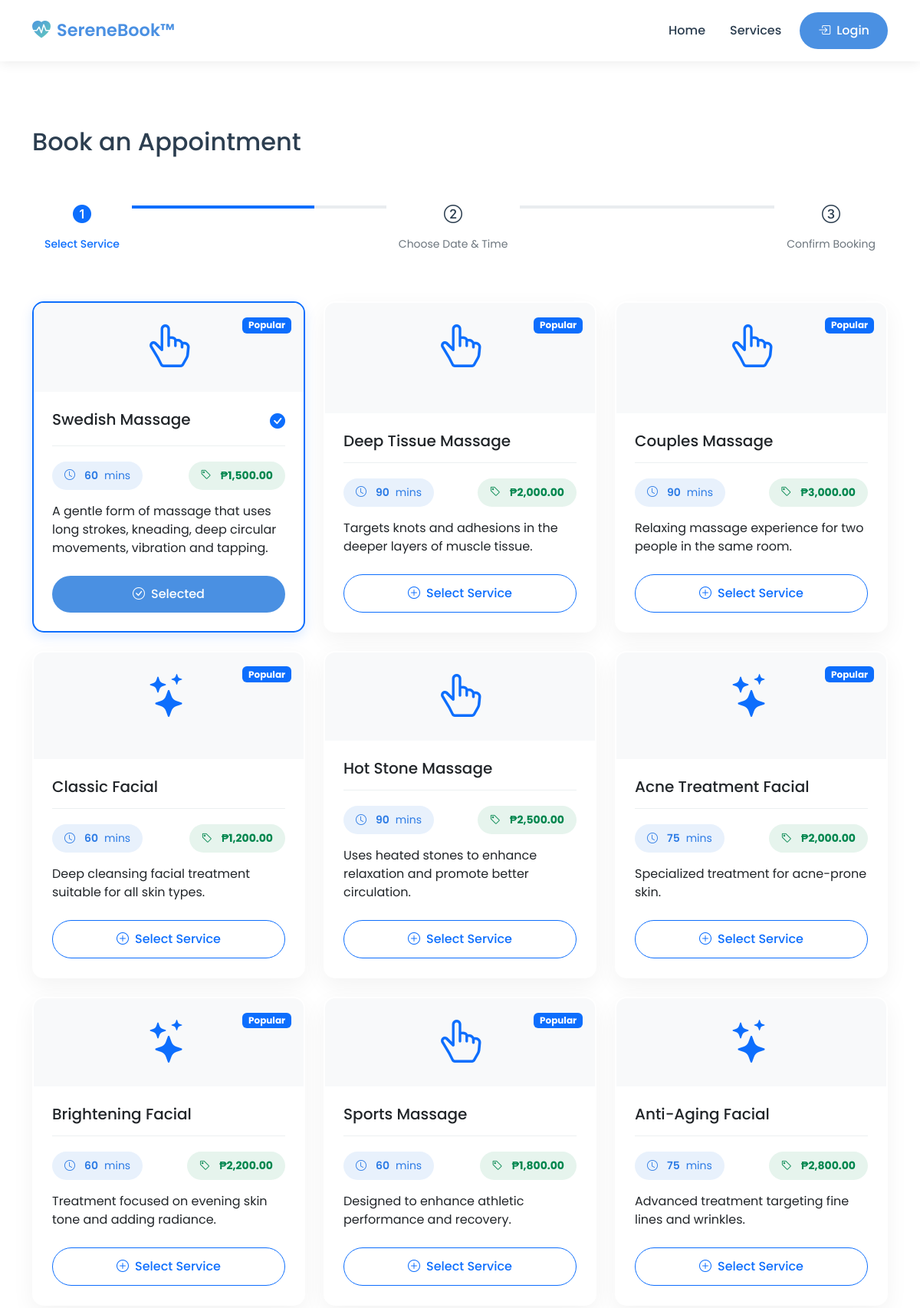
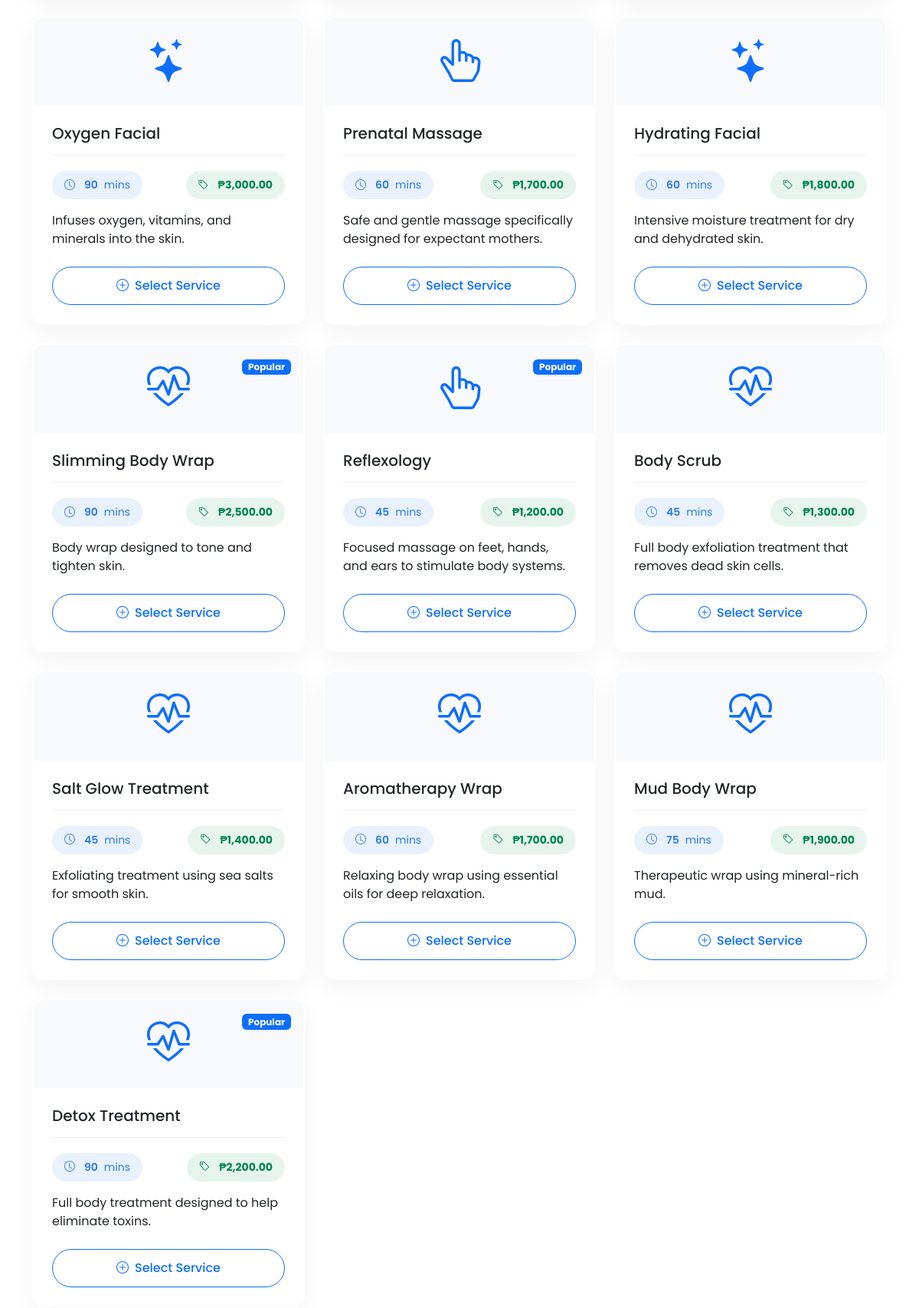
Screenshot of /public/booking?service=1 (upper part) with the database file from the repository (2 pictures, top to bottom).
### tables this page shows
CREATE TABLE IF NOT EXISTS Services (
    service_id INT AUTO_INCREMENT PRIMARY KEY,
    service_name VARCHAR(100) NOT NULL,
    description TEXT,
    duration INT NOT NULL,
    price DECIMAL(10,2) NOT NULL,
    service_type ENUM('massage', 'facial', 'body') NOT NULL,
    image VARCHAR(255) DEFAULT 'placeholder.jpg',
    popularity INT DEFAULT 0,
    is_popular BOOLEAN DEFAULT FALSE,
    is_deleted BOOLEAN DEFAULT FALSE,
    created_at TIMESTAMP DEFAULT CURRENT_TIMESTAMP,
    updated_at TIMESTAMP DEFAULT CURRENT_TIMESTAMP ON UPDATE CURRENT_TIMESTAMP
);

### app/controllers/BookingController.php (called while the page is built, shortened)
<?php
class BookingController {
    private $serviceModel;
    public function __construct($pdo) {
        require_once '../app/models/Service.php';
        $this->serviceModel = new Service($pdo);
    }
    public function index() {
        $serviceId = isset($_GET['service']) ? $_GET['service'] : null;
        $services = $this->serviceModel->getAllServices();
        $selectedService = $serviceId ? $this->serviceModel->getServiceById($serviceId) : null;
        require_once '../app/views/booking/index.php';
    }
}

### app/models/Service.php (called while the page is built, shortened)
<?php
class Service {
    private $db;
    public function __construct($pdo) {
        $this->db = $pdo;
    }
    public function getAllServices() {
        $sql = "SELECT * FROM Services WHERE is_deleted = FALSE ORDER BY popularity DESC";
        $stmt = $this->db->prepare($sql);
        $stmt->execute();
        return $stmt->fetchAll(PDO::FETCH_ASSOC);
    }
    public function getServiceById($serviceId) {
        $sql = "SELECT * FROM Services WHERE service_id = ? AND is_deleted = FALSE";
        $stmt = $this->db->prepare($sql);
        $stmt->execute([$serviceId]);
        return $stmt->fetch(PDO::FETCH_ASSOC);
    }
}

### app/views/booking/index.php (the view, shortened to what this page needs)
<?php include '../app/views/templates/header.php'; ?>
<div class="container py-5 mt-5">
    <div class="row">
        <div class="col-12">
            <h2 class="mb-4">Book an Appointment</h2>
            <div class="booking-progress mb-5">
                <div class="progress" style="height: 4px;">
                    <div class="progress-bar" role="progressbar" style="width: 33%;" aria-valuenow="33" aria-valuemin="0" aria-valuemax="100"></div>
                </div>
                <div class="d-flex justify-content-between mt-3">
                    <div class="step active">
                        <div class="step-icon">
                            <i class="bi bi-1-circle-fill"></i>
                        </div>
                        <span class="step-label">Select Service</span>
                    </div>
                    <div class="step">
                        <div class="step-icon">
                            <i class="bi bi-2-circle"></i>
                        </div>
                        <span class="step-label">Choose Date & Time</span>
                    </div>
                    <div class="step">
                        <div class="step-icon">
                            <i class="bi bi-3-circle"></i>
                        </div>
                        <span class="step-label">Confirm Booking</span>
                    </div>
                </div>
            </div>
            <div class="row g-4">
                <?php foreach ($services as $service): ?>
                <div class="col-md-6 col-lg-4">
                    <div class="card service-card h-100 <?php echo ($selectedService && $selectedService['service_id'] == $service['service_id']) ? 'selected' : ''; ?>"
                         data-service-id="<?php echo $service['service_id']; ?>">
                        <div class="service-image p-4 text-center bg-light rounded-top">
                            <?php
                            $icon = match($service['service_type']) {
                                'massage' => 'bi-hand-index-thumb',
                                'facial' => 'bi-stars',
                                'body' => 'bi-heart-pulse',
                                default => 'bi-spa'
                            };
                            ?>
                            <i class="bi <?php echo $icon; ?> display-4 text-primary"></i>
                            <?php if ($service['is_popular']): ?>
                            <span class="position-absolute top-0 end-0 m-3">
                                <span class="badge bg-primary">Popular</span>
                            </span>
                            <?php endif; ?>
                        </div>
                        <div class="card-body p-4">
                            <div class="d-flex justify-content-between align-items-start mb-3">
                                <h5 class="card-title mb-0">
                                    <?php echo htmlspecialchars($service['service_name']); ?>
                                </h5>
                                <?php if ($selectedService && $selectedService['service_id'] == $service['service_id']): ?>
                                <span class="selected-check">
                                    <i class="bi bi-check-circle-fill text-primary"></i>
                                </span>
                                <?php endif; ?>
                            </div>
                            <div class="service-meta d-flex justify-content-between align-items-center mb-3">
                                <span class="duration-badge">
                                    <i class="bi bi-clock me-1"></i>
                                    <span class="fw-semibold"><?php echo $service['duration']; ?></span> mins
                                </span>
                                <span class="price-badge">
                                    <i class="bi bi-tag me-1"></i>
                                    <span class="fw-bold">₱<?php echo number_format($service['price'], 2); ?></span>
                                </span>
                            </div>
                            <p class="card-text">
                                <?php echo htmlspecialchars($service['description']); ?>
                            </p>
                        </div>
                        <div class="card-footer bg-transparent border-0 p-4 pt-0">
                            <button class="btn <?php echo ($selectedService && $selectedService['service_id'] == $service['service_id']) ? 'btn-primary' : 'btn-outline-primary'; ?> w-100 rounded-pill select-service"
                                    data-service-id="<?php echo $service['service_id']; ?>">
                                <?php if ($selectedService && $selectedService['service_id'] == $service['service_id']): ?>
                                <i class="bi bi-check-circle me-2"></i>Selected
                                <?php else: ?>
                                <i class="bi bi-plus-circle me-2"></i>Select Service
                                <?php endif; ?>
                            </button>
                        </div>
                    </div>
                </div>
                <?php endforeach; ?>
            </div>
        </div>
    </div>
</div>
<?php include '../app/views/templates/footer.php'; ?>

### public/assets/css/styles.css (style rules this page uses)
:root { --primary-color: #4A90E2; --secondary-color: #67D5B5; --accent-color: #84B1ED; --neutral-dark: #2C3E50; --neutral-medium: #7F8C8D; --neutral-light: #ECF0F1; --success-color: #27AE60; --warning-color: #F1C40F; --error-color: #E74C3C; --white: #FFFFFF; }
body { padding-top: 70px; font-family: 'Poppins', sans-serif; color: var(--neutral-dark); background-color: var(--white); }
.btn-primary { background-color: var(--primary-color); border-color: var(--primary-color); transition: all 0.3s ease; }
.service-card { border-radius: 20px; overflow: hidden; }
.service-card { background: var(--white); border-radius: 20px; overflow: hidden; box-shadow: 0 10px 30px rgba(0, 0, 0, 0.05); transition: all 0.3s ease; }
.service-image { width: 100%; height: 100%; background-size: cover; background-position: center; transition: transform 0.3s ease; }
.service-meta { display: flex; justify-content: space-between; align-items: center; padding-top: 20px; border-top: 1px solid var(--neutral-light); }
.card { border-radius: 15px; }
.card-body { border-radius: 15px; }
.btn-primary { padding: 12px; font-weight: 500; transition: all 0.3s ease; }
.service-card { transition: transform 0.2s ease; overflow: hidden; }

### app/views/templates/header.php (style rules this page uses)
.btn-primary { padding: 0.6rem 1.5rem; font-weight: 500; transition: all 0.3s ease; border: none; }

### app/views/booking/index.php (style rules this page uses)
.booking-progress { position: relative; padding: 1rem 0; }
.booking-progress .progress { position: absolute; top: 2.5rem; width: 100%; z-index: 1; }
.step { text-align: center; position: relative; z-index: 2; background: white; padding: 0 1rem; }
.step-icon { width: 2.5rem; height: 2.5rem; margin: 0 auto 0.5rem; display: flex; align-items: center; justify-content: center; background: white; border-radius: 50%; }
.step-icon i { font-size: 1.5rem; }
.step.active .step-icon i { color: var(--bs-primary); }
.step-label { font-size: 0.875rem; color: #6c757d; display: block; margin-top: 0.5rem; }
.step.active .step-label { color: var(--bs-primary); font-weight: 500; }
.service-card { transition: all 0.3s ease; cursor: pointer; border: 2px solid transparent; }
.service-card.selected { border-color: var(--bs-primary); box-shadow: 0 5px 15px rgba(13, 110, 253, 0.15); }
.service-image { position: relative; overflow: hidden; }
.selected-check { font-size: 1.25rem; animation: checkmark 0.3s ease-in-out; }
.duration-badge, .price-badge { font-size: 0.875rem; padding: 0.5rem 1rem; border-radius: 2rem; display: inline-flex; align-items: center; gap: 0.5rem; }
.duration-badge { color: #2c7be5; background-color: #e8f1fc; }
.price-badge { color: #00864e; background-color: #e6f4ed; }
.btn { padding: 0.75rem 1.5rem; font-weight: 500; }

### rows the page displays
services: is_popular "Popular", service_name "Swedish Massage", duration "60", price "1,500.00", description "A gentle form of massage that uses long strokes, kneading, deep circular movements, vibration and tapping.", shows "Selected"
services: is_popular "Popular", service_name "Deep Tissue Massage", duration "90", price "2,000.00", description "Targets knots and adhesions in the deeper layers of muscle tissue.", shows "Select Service"
services: is_popular "Popular", service_name "Couples Massage", duration "90", price "3,000.00", description "Relaxing massage experience for two people in the same room.", shows "Select Service"
services: is_popular "Popular", service_name "Classic Facial", duration "60", price "1,200.00", description "Deep cleansing facial treatment suitable for all skin types.", shows "Select Service"
services: service_name "Hot Stone Massage", duration "90", price "2,500.00", description "Uses heated stones to enhance relaxation and promote better circulation.", shows "Select Service"
services: is_popular "Popular", service_name "Acne Treatment Facial", duration "75", price "2,000.00", description "Specialized treatment for acne-prone skin.", shows "Select Service"
services: is_popular "Popular", service_name "Brightening Facial", duration "60", price "2,200.00", description "Treatment focused on evening skin tone and adding radiance.", shows "Select Service"
services: is_popular "Popular", service_name "Sports Massage", duration "60", price "1,800.00", description "Designed to enhance athletic performance and recovery.", shows "Select Service"
services: service_name "Anti-Aging Facial", duration "75", price "2,800.00", description "Advanced treatment targeting fine lines and wrinkles.", shows "Select Service"
services: service_name "Oxygen Facial", duration "90", price "3,000.00", description "Infuses oxygen, vitamins, and minerals into the skin.", shows "Select Service"
services: service_name "Prenatal Massage", duration "60", price "1,700.00", description "Safe and gentle massage specifically designed for expectant mothers.", shows "Select Service"
services: service_name "Hydrating Facial", duration "60", price "1,800.00", description "Intensive moisture treatment for dry and dehydrated skin.", shows "Select Service"
services: is_popular "Popular", service_name "Slimming Body Wrap", duration "90", price "2,500.00", description "Body wrap designed to tone and tighten skin.", shows "Select Service"
services: is_popular "Popular", service_name "Reflexology", duration "45", price "1,200.00", description "Focused massage on feet, hands, and ears to stimulate body systems.", shows "Select Service"
services: service_name "Body Scrub", duration "45", price "1,300.00", description "Full body exfoliation treatment that removes dead skin cells.", shows "Select Service"
services: service_name "Salt Glow Treatment", duration "45", price "1,400.00", description "Exfoliating treatment using sea salts for smooth skin.", shows "Select Service"
services: service_name "Aromatherapy Wrap", duration "60", price "1,700.00", description "Relaxing body wrap using essential oils for deep relaxation.", shows "Select Service"
services: service_name "Mud Body Wrap", duration "75", price "1,900.00", description "Therapeutic wrap using mineral-rich mud.", shows "Select Service"
services: is_popular "Popular", service_name "Detox Treatment", duration "90", price "2,200.00", description "Full body treatment designed to help eliminate toxins.", shows "Select Service"
